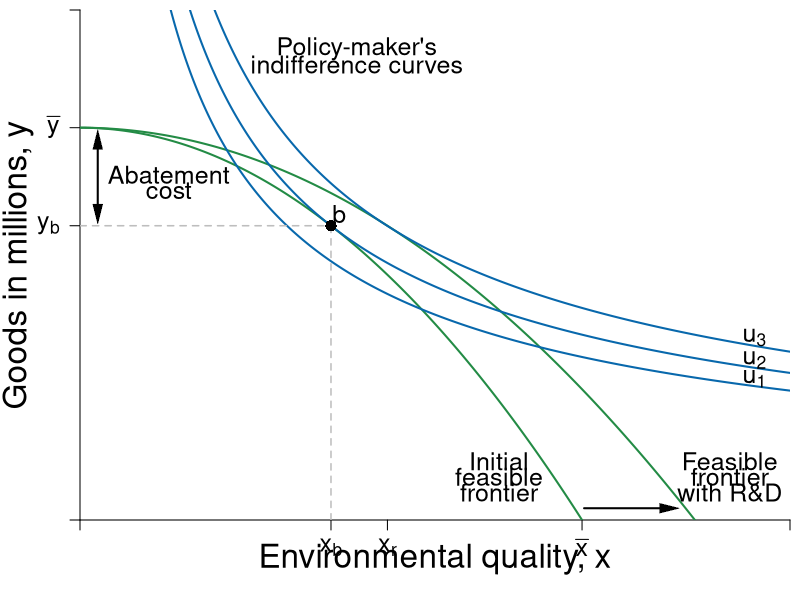

The R script that drew this image:
#Graph Designer: Simon Halliday & Riley Boeth '17 & Madeleine Wettach '20
#Authors: Bowles, Foley and Halliday
#Title: Microeconomics: Competition, Conflict and Coordination

library(shape)
pdf(file = "constrained_optimization/Slide figures/indiff_feasible_environ_rd_2.pdf", width = 8, height = 8)

#Set parameters for graphics
pointsize <- 1.8
axislabelsize <- 2
labelsize <- 1.5
namesize <- 1.8
annotatesize <- 1.5
graphlinewidth <- 2
segmentlinewidth <- 1.5

COL <- c("#7fc97f", "#beaed4", "#fdc086", "#ffff99", "#386cb0", "#f0027f", "#bf5b17", "#666666")
COLA <- c("#e0f3db", "#99d8c9","#66c2a4","#41ae76", "#238b45", "#005824")
COLB <- c("#4eb3d3", "#2b8cbe", "#0868ac","#084081")

#Edited the margins to cater for the larger LHS labels
par(mar =  c(4, 4, 0.5, 0.5))

#Feasibility frontier equation and new feasbility frontier equation with R&D

ppf <- function(x, y) {
  100-((x^2)/2)
}

ppf_rd <- function(x, y) {
  100-((x^2)/3)
}

#change alpha to .4

uFn <- function(x, y, alpha = 0.4){
  (x^alpha)*(y^(1-alpha))
}

#Add limits on axes and levels of utility for each indifference curve

ylims <- c(0, 130)
xlims <- c(0, 20)

npts <- 501 
x <- seq(xlims[1], xlims[2], length.out = npts)
y <- seq(ylims[1], ylims[2], length.out = npts) 

a <- c(27, 29.16, 31.616) #alpha = 0.4

plot(0, 0, xlim = xlims, ylim = ylims, type = "n",
     xlab = expression(paste("")),
     ylab = expression(paste("")), 
     xaxt = "n", 
     yaxt = "n", 
     cex.lab = axislabelsize, 
     bty = "n", 
     xaxs="i", 
     yaxs="i"
)

#x and y limits and ticks 

# ticksx <- seq(from = 0, to = xlims[2], by = 1)
# xlabels <- seq(from = 0, to = xlims[2], by = 1)
# ticksy <- seq(from = 0, to = ylims[2], by = 10)
# ylabels <- seq(from = 0, to = ylims[2], by = 10)

ticksx <- c(xlims[1], 7.07, 8.66, 14.14214, xlims[2])
xlabels <- c(NA, expression(paste(x[b])), expression(paste(x[r])), expression(paste(bar(x))), NA)
ticksy <- c(ylims[1], ppf(x = 7.07), 100, ylims[2])
ylabels <- c(NA, expression(paste(y[b])), expression(paste(bar(y))), NA)

axis(1, at = ticksx, pos = 0, labels = xlabels, cex.axis = labelsize)
axis(2, at = ticksy, pos = 0, labels = ylabels, las = 1, cex.axis = labelsize)

npts <- 500 
xx1 <- seq(xlims[1], xlims[2], length.out = npts)
xx2 <- seq(0, xlims[2], length.out = npts)
xx3 <- seq(xlims[1], 0, length.out = npts)
xx4 <- seq(-11, 0, length.out = npts)

Arrows(0.5, 78, 0.5, 97, col = "black", lty = 1, lwd = 2, code = 3, arr.type = "triangle", arr.lwd = 0.5)
text(2.5, 88, expression("Abatement"), cex = labelsize)
text(2.5, 84, expression("cost"), cex = labelsize)

#Draw the feasibility frontiers
lines(xx1, ppf(xx1, y), col = COLA[5], lwd = graphlinewidth)
lines(xx1, ppf_rd(xx1, y), col = COLA[5], lwd = graphlinewidth)

#Label the feasibility frontier frontier
text(11.8, 15, expression("Initial"), cex = labelsize)
text(11.8, 11, expression("feasible"), cex = labelsize)
text(11.8, 7, expression("frontier"), cex = labelsize)


#Label the feasibility frontier with R&D frontier
text(18.3, 15, expression("Feasible"), cex = labelsize)
text(18.3, 11, expression("frontier"), cex = labelsize)
text(18.3, 7, expression("with R&D"), cex = labelsize)
Arrows(14.2, 3, 16.6, 3, col = "black", lty = 1, lwd = 2, arr.type = "triangle", arr.lwd = 0.5)

contour(x, y, 
        outer(x, y, uFn),
        drawlabels = FALSE,
        col = COLB[3],
        lwd = graphlinewidth,
        levels = a, 
        xaxs="i", 
        yaxs="i", 
        add = TRUE)

#Axis labels
#mtext(expression(paste("Environmental quality, ", x)), side = 1, line = 2.5, cex = axislabelsize)
text(0.5*xlims[2], -10, expression(paste("Environmental quality, ", x)), xpd = TRUE, cex = axislabelsize) 
text(-1.75, 0.5*ylims[2], expression(paste("Goods in millions, ", y)), xpd = TRUE, cex = axislabelsize, srt = 90) 

#Label the indifference curves generally
text(7.8, 120, expression("Policy-maker's"), cex = labelsize)
text(7.8, 116, expression("indifference curves"), cex = labelsize)

#Label the indifference curves and place labels properly
text(19, 36, expression(u[1]), cex = labelsize)
text(19, 40.8, expression(u[2]), cex = labelsize)
text(19, 46.5, expression(u[3]), cex = labelsize)

#Annotate max u point on feasibility with r&D frontier


#Annotate max u point on feasibility frontier
text(7.3, ppf(7.07) + 3, expression(paste(b)), cex = labelsize)
segments(7.07, 0, 7.07, ppf(x = 7.07), lty = 2, col = "gray", lwd = segmentlinewidth)
segments(0, ppf(x = 7.07), 7.07, ppf(x = 7.07), lty = 2, col = "gray", lwd = segmentlinewidth)
points(7.07, ppf(x = 7.07), pch = 16, col = "black", cex = 1.5)

#Added arrow for abatement costs and labeled the arrow as such
#arrows(.2, 75, .2, 100, length = 0.1, angle = 30, code = 3, col = par("fg"), lty = par("lty"),   lwd = par("lwd"))
#text(1.71, 88, expression(paste("Abatement")), cex = labelsize)
#text(1.05, 84, expression(paste("Costs")), cex = labelsize)


dev.off()
